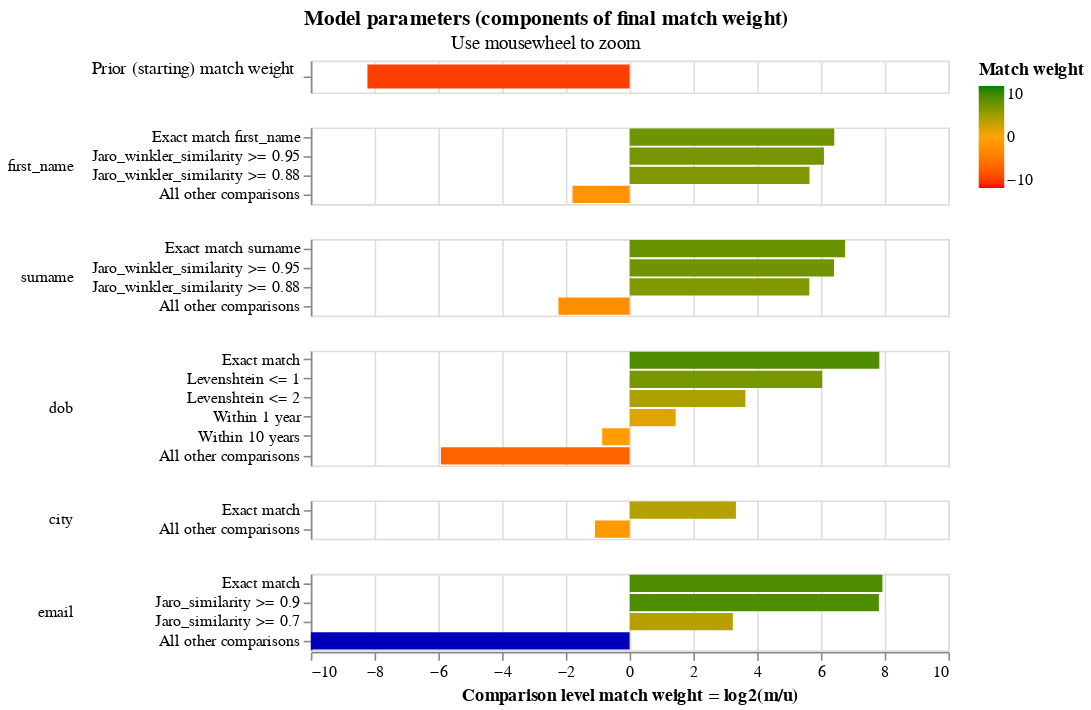

Notebook code for this chart:
### Code cell
linker.match_weights_chart()

### Figure 1 — Vega-Lite specification as saved in the notebook (floating-point values rounded to 4 significant figures)
{"$schema": "https://vega.github.io/schema/vega-lite/v5.2.json", "config": {"header": {"title": null}, "mark": {"tooltip": null}, "title": {"anchor": "middle"}, "view": {"height": 60, "width": 400}}, "data": {"values": [{"bayes_factor": 0.003343, "bayes_factor_description": "The probability that two random records drawn at random match is 0.003 or one in  300.1 records.This is equivalent to a starting match weight of -8.225.", "comparison_name": "probability_two_random_records_match", "comparison_sort_order": -1, "comparison_vector_value": 0, "has_tf_adjustments": false, "is_null_level": false, "label_for_charts": "", "log2_bayes_factor": -8.225, "m_probability": null, "m_probability_description": null, "max_comparison_vector_value": 0, "probability_two_random_records_match": 0.003332, "sql_condition": null, "tf_adjustment_column": null, "tf_adjustment_weight": null, "u_probability": null, "u_probability_description": null}, {"bayes_factor": 85.51, "bayes_factor_description": "If comparison level is `exact match first_name` then comparison is 85.51 times more likely to be a match", "comparison_name": "first_name", "comparison_sort_order": 0, "comparison_vector_value": 3, "has_tf_adjustments": false, "is_null_level": false, "label_for_charts": "Exact match first_name", "log2_bayes_factor": 6.418, "m_probability": 0.4954, "m_probability_description": "Amongst matching record comparisons, 49.54% of records are in the exact match first_name comparison level", "max_comparison_vector_value": 3, "probability_two_random_records_match": 0.003332, "sql_condition": "\"first_name_l\" = \"first_name_r\"", "tf_adjustment_column": null, "tf_adjustment_weight": 1, "u_probability": 0.005794, "u_probability_description": "Amongst non-matching record comparisons, 0.58% of records are in the exact match first_name comparison level"}, {"bayes_factor": 68.36, "bayes_factor_description": "If comparison level is `jaro_winkler_similarity >= 0.95` then comparison is 68.36 times more likely to be a match", "comparison_name": "first_name", "comparison_sort_order": 0, "comparison_vector_value": 2, "has_tf_adjustments": false, "is_null_level": false, "label_for_charts": "Jaro_winkler_similarity >= 0.95", "log2_bayes_factor": 6.095, "m_probability": 0.09059, "m_probability_description": "Amongst matching record comparisons, 9.06% of records are in the jaro_winkler_similarity >= 0.95 comparison level", "max_comparison_vector_value": 3, "probability_two_random_records_match": 0.003332, "sql_condition": "jaro_winkler_similarity(\"first_name_l\", \"first_name_r\") >= 0.95", "tf_adjustment_column": null, "tf_adjustment_weight": 1, "u_probability": 0.001325, "u_probability_description": "Amongst non-matching record comparisons, 0.13% of records are in the jaro_winkler_similarity >= 0.95 comparison level"}, {"bayes_factor": 49.92, "bayes_factor_description": "If comparison level is `jaro_winkler_similarity >= 0.88` then comparison is 49.92 times more likely to be a match", "comparison_name": "first_name", "comparison_sort_order": 0, "comparison_vector_value": 1, "has_tf_adjustments": false, "is_null_level": false, "label_for_charts": "Jaro_winkler_similarity >= 0.88", "log2_bayes_factor": 5.641, "m_probability": 0.1281, "m_probability_description": "Amongst matching record comparisons, 12.81% of records are in the jaro_winkler_similarity >= 0.88 comparison level", "max_comparison_vector_value": 3, "probability_two_random_records_match": 0.003332, "sql_condition": "jaro_winkler_similarity(\"first_name_l\", \"first_name_r\") >= 0.88", "tf_adjustment_column": null, "tf_adjustment_weight": 1, "u_probability": 0.002566, "u_probability_description": "Amongst non-matching record comparisons, 0.26% of records are in the jaro_winkler_similarity >= 0.88 comparison level"}, {"bayes_factor": 0.2887, "bayes_factor_description": "If comparison level is `all other comparisons` then comparison is  3.46 times less likely to be a match", "comparison_name": "first_name", "comparison_sort_order": 0, "comparison_vector_value": 0, "has_tf_adjustments": false, "is_null_level": false, "label_for_charts": "All other comparisons", "log2_bayes_factor": -1.792, "m_probability": 0.2859, "m_probability_description": "Amongst matching record comparisons, 28.59% of records are in the all other comparisons comparison level", "max_comparison_vector_value": 3, "probability_two_random_records_match": 0.003332, "sql_condition": "ELSE", "tf_adjustment_column": null, "tf_adjustment_weight": 1, "u_probability": 0.9903, "u_probability_description": "Amongst non-matching record comparisons, 99.03% of records are in the all other comparisons comparison level"}, {"bayes_factor": 108.2, "bayes_factor_description": "If comparison level is `exact match surname` then comparison is 108.20 times more likely to be a match", "comparison_name": "surname", "comparison_sort_order": 1, "comparison_vector_value": 3, "has_tf_adjustments": false, "is_null_level": false, "label_for_charts": "Exact match surname", "log2_bayes_factor": 6.758, "m_probability": 0.5291, "m_probability_description": "Amongst matching record comparisons, 52.91% of records are in the exact match surname comparison level", "max_comparison_vector_value": 3, "probability_two_random_records_match": 0.003332, "sql_condition": "\"surname_l\" = \"surname_r\"", "tf_adjustment_column": null, "tf_adjustment_weight": 1, "u_probability": 0.00489, "u_probability_description": "Amongst non-matching record comparisons, 0.49% of records are in the exact match surname comparison level"}, {"bayes_factor": 85.13, "bayes_factor_description": "If comparison level is `jaro_winkler_similarity >= 0.95` then comparison is 85.13 times more likely to be a match", "comparison_name": "surname", "comparison_sort_order": 1, "comparison_vector_value": 2, "has_tf_adjustments": false, "is_null_level": false, "label_for_charts": "Jaro_winkler_similarity >= 0.95", "log2_bayes_factor": 6.412, "m_probability": 0.1505, "m_probability_description": "Amongst matching record comparisons, 15.05% of records are in the jaro_winkler_similarity >= 0.95 comparison level", "max_comparison_vector_value": 3, "probability_two_random_records_match": 0.003332, "sql_condition": "jaro_winkler_similarity(\"surname_l\", \"surname_r\") >= 0.95", "tf_adjustment_column": null, "tf_adjustment_weight": 1, "u_probability": 0.001767, "u_probability_description": "Amongst non-matching record comparisons, 0.18% of records are in the jaro_winkler_similarity >= 0.95 comparison level"}, {"bayes_factor": 49.72, "bayes_factor_description": "If comparison level is `jaro_winkler_similarity >= 0.88` then comparison is 49.72 times more likely to be a match", "comparison_name": "surname", "comparison_sort_order": 1, "comparison_vector_value": 1, "has_tf_adjustments": false, "is_null_level": false, "label_for_charts": "Jaro_winkler_similarity >= 0.88", "log2_bayes_factor": 5.636, "m_probability": 0.1096, "m_probability_description": "Amongst matching record comparisons, 10.96% of records are in the jaro_winkler_similarity >= 0.88 comparison level", "max_comparison_vector_value": 3, "probability_two_random_records_match": 0.003332, "sql_condition": "jaro_winkler_similarity(\"surname_l\", \"surname_r\") >= 0.88", "tf_adjustment_column": null, "tf_adjustment_weight": 1, "u_probability": 0.002203, "u_probability_description": "Amongst non-matching record comparisons, 0.22% of records are in the jaro_winkler_similarity >= 0.88 comparison level"}, {"bayes_factor": 0.2128, "bayes_factor_description": "If comparison level is `all other comparisons` then comparison is  4.70 times less likely to be a match", "comparison_name": "surname", "comparison_sort_order": 1, "comparison_vector_value": 0, "has_tf_adjustments": false, "is_null_level": false, "label_for_charts": "All other comparisons", "log2_bayes_factor": -2.233, "m_probability": 0.2109, "m_probability_description": "Amongst matching record comparisons, 21.09% of records are in the all other comparisons comparison level", "max_comparison_vector_value": 3, "probability_two_random_records_match": 0.003332, "sql_condition": "ELSE", "tf_adjustment_column": null, "tf_adjustment_weight": 1, "u_probability": 0.9911, "u_probability_description": "Amongst non-matching record comparisons, 99.11% of records are in the all other comparisons comparison level"}, {"bayes_factor": 228.0, "bayes_factor_description": "If comparison level is `exact match` then comparison is 228.03 times more likely to be a match", "comparison_name": "dob", "comparison_sort_order": 2, "comparison_vector_value": 5, "has_tf_adjustments": false, "is_null_level": false, "label_for_charts": "Exact match", "log2_bayes_factor": 7.833, "m_probability": 0.3985, "m_probability_description": "Amongst matching record comparisons, 39.85% of records are in the exact match comparison level", "max_comparison_vector_value": 5, "probability_two_random_records_match": 0.003332, "sql_condition": "\"dob_l\" = \"dob_r\"", "tf_adjustment_column": null, "tf_adjustment_weight": 1, "u_probability": 0.001748, "u_probability_description": "Amongst non-matching record comparisons, 0.17% of records are in the exact match comparison level"}, {"bayes_factor": 65.87, "bayes_factor_description": "If comparison level is `levenshtein <= 1` then comparison is 65.87 times more likely to be a match", "comparison_name": "dob", "comparison_sort_order": 2, "comparison_vector_value": 4, "has_tf_adjustments": false, "is_null_level": false, "label_for_charts": "Levenshtein <= 1", "log2_bayes_factor": 6.041, "m_probability": 0.1055, "m_probability_description": "Amongst matching record comparisons, 10.55% of records are in the levenshtein <= 1 comparison level", "max_comparison_vector_value": 5, "probability_two_random_records_match": 0.003332, "sql_condition": "levenshtein(\"dob_l\", \"dob_r\") <= 1", "tf_adjustment_column": null, "tf_adjustment_weight": 1, "u_probability": 0.001602, "u_probability_description": "Amongst non-matching record comparisons, 0.16% of records are in the levenshtein <= 1 comparison level"}, {"bayes_factor": 12.38, "bayes_factor_description": "If comparison level is `levenshtein <= 2` then comparison is 12.38 times more likely to be a match", "comparison_name": "dob", "comparison_sort_order": 2, "comparison_vector_value": 3, "has_tf_adjustments": false, "is_null_level": false, "label_for_charts": "Levenshtein <= 2", "log2_bayes_factor": 3.63, "m_probability": 0.1921, "m_probability_description": "Amongst matching record comparisons, 19.21% of records are in the levenshtein <= 2 comparison level", "max_comparison_vector_value": 5, "probability_two_random_records_match": 0.003332, "sql_condition": "levenshtein(\"dob_l\", \"dob_r\") <= 2", "tf_adjustment_column": null, "tf_adjustment_weight": 1, "u_probability": 0.01552, "u_probability_description": "Amongst non-matching record comparisons, 1.55% of records are in the levenshtein <= 2 comparison level"}, {"bayes_factor": 2.722, "bayes_factor_description": "If comparison level is `within 1 year` then comparison is 2.72 times more likely to be a match", "comparison_name": "dob", "comparison_sort_order": 2, "comparison_vector_value": 2, "has_tf_adjustments": false, "is_null_level": false, "label_for_charts": "Within 1 year", "log2_bayes_factor": 1.445, "m_probability": 0.1306, "m_probability_description": "Amongst matching record comparisons, 13.06% of records are in the within 1 year comparison level", "max_comparison_vector_value": 5, "probability_two_random_records_match": 0.003332, "sql_condition": "\n            abs(date_diff('year',strptime(\"dob_l\",\n              '%Y-%m-%d'),strptime(\"dob_r\",\n              '%Y-%m-%d'))) <= 1\n        ", "tf_adjustment_column": null, "tf_adjustment_weight": 1, "u_probability": 0.04797, "u_probability_description": "Amongst non-matching record comparisons, 4.80% of records are in the within 1 year comparison level"}, {"bayes_factor": 0.5507, "bayes_factor_description": "If comparison level is `within 10 years` then comparison is  1.82 times less likely to be a match", "comparison_name": "dob", "comparison_sort_order": 2, "comparison_vector_value": 1, "has_tf_adjustments": false, "is_null_level": false, "label_for_charts": "Within 10 years", "log2_bayes_factor": -0.8608, "m_probability": 0.1628, "m_probability_description": "Amongst matching record comparisons, 16.28% of records are in the within 10 years comparison level", "max_comparison_vector_value": 5, "probability_two_random_records_match": 0.003332, "sql_condition": "\n            abs(date_diff('year',strptime(\"dob_l\",\n              '%Y-%m-%d'),strptime(\"dob_r\",\n              '%Y-%m-%d'))) <= 10\n        ", "tf_adjustment_column": null, "tf_adjustment_weight": 1, "u_probability": 0.2956, "u_probability_description": "Amongst non-matching record comparisons, 29.56% of records are in the within 10 years comparison level"}, {"bayes_factor": 0.01652, "bayes_factor_description": "If comparison level is `all other comparisons` then comparison is  60.54 times less likely to be a match", "comparison_name": "dob", "comparison_sort_order": 2, "comparison_vector_value": 0, "has_tf_adjustments": false, "is_null_level": false, "label_for_charts": "All other comparisons", "log2_bayes_factor": -5.92, "m_probability": 0.01053, "m_probability_description": "Amongst matching record comparisons, 1.05% of records are in the all other comparisons comparison level", "max_comparison_vector_value": 5, "probability_two_random_records_match": 0.003332, "sql_condition": "ELSE", "tf_adjustment_column": null, "tf_adjustment_weight": 1, "u_probability": 0.6375, "u_probability_description": "Amongst non-matching record comparisons, 63.75% of records are in the all other comparisons comparison level"}, {"bayes_factor": 10.08, "bayes_factor_description": "If comparison level is `exact match` then comparison is 10.08 times more likely to be a match", "comparison_name": "city", "comparison_sort_order": 3, "comparison_vector_value": 1, "has_tf_adjustments": true, "is_null_level": false, "label_for_charts": "Exact match", "log2_bayes_factor": 3.333, "m_probability": 0.5557, "m_probability_description": "Amongst matching record comparisons, 55.57% of records are in the exact match comparison level", "max_comparison_vector_value": 1, "probability_two_random_records_match": 0.003332, "sql_condition": "\"city_l\" = \"city_r\"", "tf_adjustment_column": "city", "tf_adjustment_weight": 1, "u_probability": 0.05515, "u_probability_description": "Amongst non-matching record comparisons, 5.51% of records are in the exact match comparison level"}, {"bayes_factor": 0.4702, "bayes_factor_description": "If comparison level is `all other comparisons` then comparison is  2.13 times less likely to be a match", "comparison_name": "city", "comparison_sort_order": 3, "comparison_vector_value": 0, "has_tf_adjustments": false, "is_null_level": false, "label_for_charts": "All other comparisons", "log2_bayes_factor": -1.089, "m_probability": 0.4443, "m_probability_description": "Amongst matching record comparisons, 44.43% of records are in the all other comparisons comparison level", "max_comparison_vector_value": 1, "probability_two_random_records_match": 0.003332, "sql_condition": "ELSE", "tf_adjustment_column": null, "tf_adjustment_weight": 1, "u_probability": 0.9449, "u_probability_description": "Amongst non-matching record comparisons, 94.49% of records are in the all other comparisons comparison level"}, {"bayes_factor": 243.8, "bayes_factor_description": "If comparison level is `exact match` then comparison is 243.83 times more likely to be a match", "comparison_name": "email", "comparison_sort_order": 4, "comparison_vector_value": 3, "has_tf_adjustments": false, "is_null_level": false, "label_for_charts": "Exact match", "log2_bayes_factor": 7.93, "m_probability": 0.5349, "m_probability_description": "Amongst matching record comparisons, 53.49% of records are in the exact match comparison level", "max_comparison_vector_value": 3, "probability_two_random_records_match": 0.003332, "sql_condition": "\"email_l\" = \"email_r\"", "tf_adjustment_column": null, "tf_adjustment_weight": 1, "u_probability": 0.002194, "u_probability_description": "Amongst non-matching record comparisons, 0.22% of records are in the exact match comparison level"}, {"bayes_factor": 225.7, "bayes_factor_description": "If comparison level is `jaro_similarity >= 0.9` then comparison is 225.65 times more likely to be a match", "comparison_name": "email", "comparison_sort_order": 4, "comparison_vector_value": 2, "has_tf_adjustments": false, "is_null_level": false, "label_for_charts": "Jaro_similarity >= 0.9", "log2_bayes_factor": 7.818, "m_probability": 0.3746, "m_probability_description": "Amongst matching record comparisons, 37.46% of records are in the jaro_similarity >= 0.9 comparison level", "max_comparison_vector_value": 3, "probability_two_random_records_match": 0.003332, "sql_condition": "jaro_similarity(\"email_l\", \"email_r\") >= 0.9", "tf_adjustment_column": null, "tf_adjustment_weight": 1, "u_probability": 0.00166, "u_probability_description": "Amongst non-matching record comparisons, 0.17% of records are in the jaro_similarity >= 0.9 comparison level"}, {"bayes_factor": 9.426, "bayes_factor_description": "If comparison level is `jaro_similarity >= 0.7` then comparison is 9.43 times more likely to be a match", "comparison_name": "email", "comparison_sort_order": 4, "comparison_vector_value": 1, "has_tf_adjustments": false, "is_null_level": false, "label_for_charts": "Jaro_similarity >= 0.7", "log2_bayes_factor": 3.237, "m_probability": 0.09051, "m_probability_description": "Amongst matching record comparisons, 9.05% of records are in the jaro_similarity >= 0.7 comparison level", "max_comparison_vector_value": 3, "probability_two_random_records_match": 0.003332, "sql_condition": "jaro_similarity(\"email_l\", \"email_r\") >= 0.7", "tf_adjustment_column": null, "tf_adjustment_weight": 1, "u_probability": 0.009602, "u_probability_description": "Amongst non-matching record comparisons, 0.96% of records are in the jaro_similarity >= 0.7 comparison level"}, {"bayes_factor": 3.21e-13, "bayes_factor_description": "If comparison level is `all other comparisons` then comparison is  3,114,800,617,284.77 times less likely to be a match", "comparison_name": "email", "comparison_sort_order": 4, "comparison_vector_value": 0, "has_tf_adjustments": false, "is_null_level": false, "label_for_charts": "All other comparisons", "log2_bayes_factor": -41.5, "m_probability": 3.167e-13, "m_probability_description": "Amongst matching record comparisons, 0.00% of records are in the all other comparisons comparison level", "max_comparison_vector_value": 3, "probability_two_random_records_match": 0.003332, "sql_condition": "ELSE", "tf_adjustment_column": null, "tf_adjustment_weight": 1, "u_probability": 0.9865, "u_probability_description": "Amongst non-matching record comparisons, 98.65% of records are in the all other comparisons comparison level"}]}, "resolve": {"axis": {"y": "independent"}, "scale": {"y": "independent"}}, "selection": {"zoom_selector": {"bind": "scales", "encodings": ["x"], "type": "interval"}}, "title": {"subtitle": "Use mousewheel to zoom", "text": "Model parameters (components of final match weight)"}, "vconcat": [{"encoding": {"color": {"field": "log2_bayes_factor", "scale": {"domain": [-10, 0, 10], "range": ["red", "orange", "green"]}, "title": "Match weight", "type": "quantitative"}, "tooltip": [{"field": "comparison_name", "title": "Comparison name", "type": "nominal"}, {"field": "probability_two_random_records_match", "format": ".4f", "title": "Probability two random records match", "type": "nominal"}, {"field": "log2_bayes_factor", "format": ",.4f", "title": "Equivalent match weight", "type": "quantitative"}, {"field": "bayes_factor_description", "title": "Match weight description", "type": "nominal"}], "x": {"axis": {"domain": false, "labels": false, "ticks": false, "title": ""}, "field": "log2_bayes_factor", "scale": {"domain": [-10, 10]}, "type": "quantitative"}, "y": {"axis": {"title": "Prior (starting) match weight", "titleAlign": "right", "titleAngle": 0, "titleFontWeight": "normal"}, "field": "label_for_charts", "sort": {"field": "comparison_vector_value", "order": "descending"}, "type": "nominal"}}, "height": 20, "mark": {"clip": true, "height": 15, "type": "bar"}, "selection": {"zoom_selector": {"bind": "scales", "encodings": ["x"], "type": "interval"}}, "transform": [{"filter": "(datum.comparison_name == 'probability_two_random_records_match')"}]}, {"encoding": {"color": {"field": "log2_bayes_factor", "scale": {"domain": [-10, 0, 10], "range": ["red", "orange", "green"]}, "title": "Match weight", "type": "quantitative"}, "row": {"field": "comparison_name", "header": {"labelAlign": "left", "labelAnchor": "middle", "labelAngle": 0}, "sort": {"field": "comparison_sort_order"}, "type": "nominal"}, "tooltip": [{"field": "comparison_name", "title": "Comparison name", "type": "nominal"}, {"field": "label_for_charts", "title": "Label", "type": "ordinal"}, {"field": "sql_condition", "title": "SQL condition", "type": "nominal"}, {"field": "m_probability", "format": ".4f", "title": "M probability", "type": "quantitative"}, {"field": "u_probability", "format": ".4f", "title": "U probability", "type": "quantitative"}, {"field": "bayes_factor", "format": ",.4f", "title": "Bayes factor = m/u", "type": "quantitative"}, {"field": "log2_bayes_factor", "format": ",.4f", "title": "Match weight = log2(m/u)", "type": "quantitative"}, {"field": "bayes_factor_description", "title": "Match weight description", "type": "nominal"}], "x": {"axis": {"title": "Comparison level match weight = log2(m/u)"}, "field": "log2_bayes_factor", "scale": {"domain": [-10, 10]}, "type": "quantitative"}, "y": {"axis": {"title": null}, "field": "label_for_charts", "sort": {"field": "comparison_vector_value", "order": "descending"}, "type": "nominal"}}, "height": {"step": 12}, "mark": {"clip": true, "type": "bar"}, "resolve": {"axis": {"y": "independent"}, "scale": {"y": "independent"}}, "selection": {"zoom_selector": {"bind": "scales", "encodings": ["x"], "type": "interval"}}, "transform": [{"filter": "(datum.comparison_name != 'probability_two_random_records_match')"}]}]}
